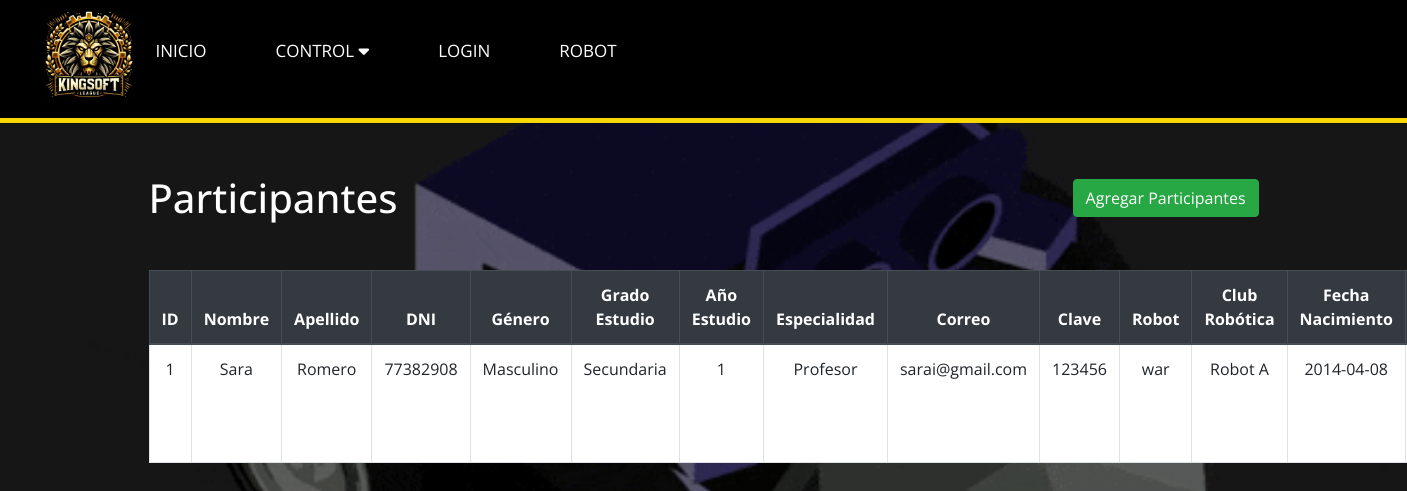
Page /Diseño/ParticipanteView.php (signed in) on the earlier database version.
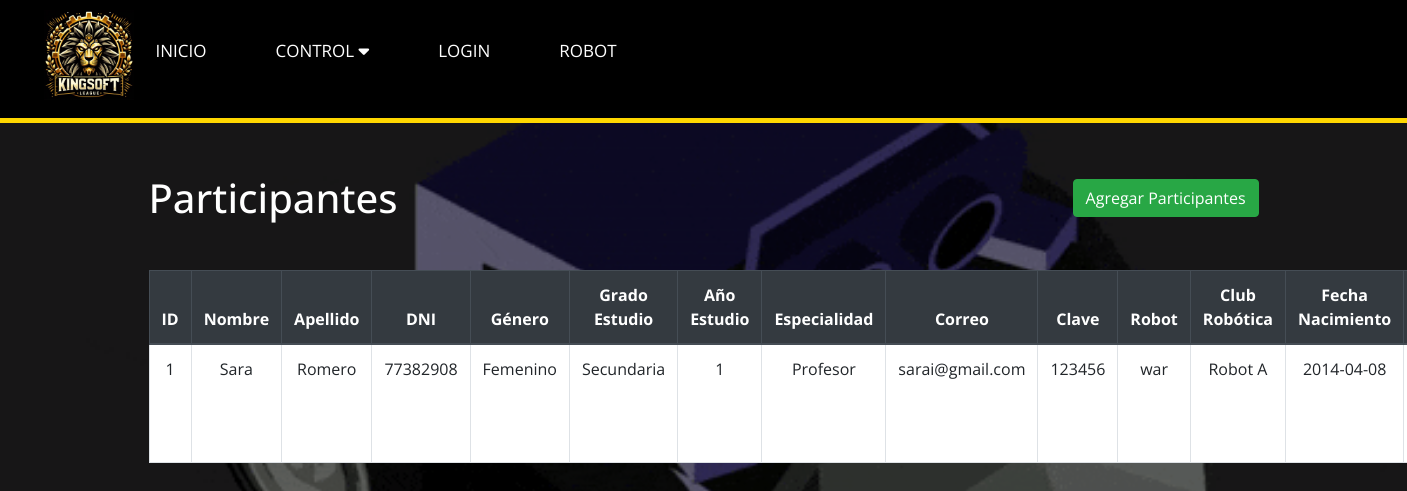
Same page on the later database version.
### tables this page shows
CREATE TABLE `participantes` (
  `id` int(20) NOT NULL,
  `nombre` varchar(50) DEFAULT NULL,
  `apellido` varchar(50) DEFAULT NULL,
  `dni` varchar(10) DEFAULT NULL,
  `participante_genero_id` int(11) DEFAULT NULL,
  `grado_estudio_id` int(11) DEFAULT NULL,
  `año_estudio` int(11) DEFAULT NULL,
  `especialidad` varchar(50) DEFAULT NULL,
  `correo` varchar(100) DEFAULT NULL,
  `clave` varchar(50) DEFAULT NULL,
  `fecha_de_actualizacion` timestamp NOT NULL DEFAULT current_timestamp() ON UPDATE current_timestamp(),
  `robot_id` int(11) DEFAULT NULL,
  `club_robotica_id` varchar(100) DEFAULT NULL,
  `id_institucion` int(11) NOT NULL,
  `id_competencia` int(11) NOT NULL,
  `fecha_nacimiento` date DEFAULT NULL
);

CREATE TABLE `participante_genero` (
  `id` int(11) NOT NULL,
  `genero` varchar(20) DEFAULT NULL
);

CREATE TABLE `grado_estudio` (
  `id` int(11) NOT NULL,
  `grado` varchar(100) DEFAULT NULL
);

CREATE TABLE `robot` (
  `id` int(11) NOT NULL,
  `nombre` varchar(100) DEFAULT NULL,
  `peso` decimal(10,2) DEFAULT NULL,
  `ancho` decimal(10,2) DEFAULT NULL,
  `alto` decimal(10,2) DEFAULT NULL,
  `Id_participante` int(11) NOT NULL
);

CREATE TABLE `club_robotica` (
  `id` int(11) NOT NULL,
  `nombre` varchar(100) DEFAULT NULL,
  `ciudad` varchar(100) DEFAULT NULL,
  `pais` varchar(100) DEFAULT NULL,
  `logo` varchar(200) NOT NULL,
  `nombre_institucion_id` int(11) DEFAULT NULL
);

### Diseño/ParticipanteController.php (called while the page is built, shortened)
<?php
require_once 'ParticipanteModel.php';
class ParticipanteController {
    private $model;
    public function __construct($db) {
        $this->model = new ParticipanteModel($db);
    }
    public function getAllParticipantes() {
        return $this->model->getAllParticipantes();
    }
}
?>

### Diseño/ParticipanteModel.php (called while the page is built, shortened)
<?php
class ParticipanteModel {
    private $conn;
    public function __construct($db) {
        $this->conn = $db;
    }
    public function getAllParticipantes() {
        $query = "SELECT * FROM participantes where id = 1";
        $stmt = $this->conn->prepare($query);
        $stmt->execute();
        return $stmt;
    }
}
?>

### Diseño/ParticipanteView.php (the view, shortened to what this page needs)
<?php
require_once 'ParticipanteController.php';
$db = new PDO('mysql:host=localhost;dbname=datosks', 'root', '');
$controller = new ParticipanteController($db);
$participantes = $controller->getAllParticipantes();
?>
<!DOCTYPE html>
<html lang="en">
<head>
    <link rel="stylesheet" href="https://maxcdn.bootstrapcdn.com/bootstrap/4.5.2/css/bootstrap.min.css">
</head>
<body>
<?php
    include 'navegador.php';
?>
<div class="container">
        <div class="d-flex justify-content-between align-items-center mb-4">
            <h1 class="mt-4 mb-4">Participantes</h1>
            <a href="agregar_participantes.php" class="btn btn-success">Agregar Participantes</a>
        </div>
    <table class="table table-bordered">
        <thead class="thead-dark">
            <tr>
                <th>ID</th>
                <th>Nombre</th>
                <th>Apellido</th>
                <th>DNI</th>
                <th>Género</th>
                <th>Grado Estudio</th>
                <th>Año Estudio</th>
                <th>Especialidad</th>
                <th>Correo</th>
                <th>Clave</th>
                <th>Robot</th>
                <th>Club Robótica</th>
                <th>Fecha Nacimiento</th>
                <th>Acciones</th>
            </tr>
        </thead>
        <tbody>
            <?php while ($participante = $participantes->fetch(PDO::FETCH_ASSOC)) : ?>
                <tr>
                    <td><?php echo $participante['id']; ?></td>
                    <td><?php echo $participante['nombre']; ?></td>
                    <td><?php echo $participante['apellido']; ?></td>
                    <td><?php echo $participante['dni']; ?></td>
                    <td><?php echo getGeneroName($participante['participante_genero_id'], $db); ?></td>
                    <td><?php echo getGradoEstudioName($participante['grado_estudio_id'], $db); ?></td>
                    <td><?php echo $participante['año_estudio']; ?></td>
                    <td><?php echo $participante['especialidad']; ?></td>
                    <td><?php echo $participante['correo']; ?></td>
                    <td><?php echo $participante['clave']; ?></td>
                    <td><?php echo getRobotName($participante['robot_id'], $db); ?></td>
                    <td><?php echo getClubRoboticaName($participante['club_robotica_id'], $db); ?></td>
                    <td><?php echo $participante['fecha_nacimiento']; ?></td>
                    <td>
                    </td>
                </tr>
            <?php endwhile; ?>
        </tbody>
    </table>
</div>
</body>
</html>
<?php
function getGeneroName($genero_id, $db) {
    $query = "SELECT genero FROM participante_genero WHERE id = ?";
    $stmt = $db->prepare($query);
    $stmt->bindParam(1, $genero_id);
    $stmt->execute();
    $result = $stmt->fetch(PDO::FETCH_ASSOC);
    return $result['genero'];
}
function getGradoEstudioName($grado_estudio_id, $db) {
    $query = "SELECT grado FROM grado_estudio WHERE id = ?";
    $stmt = $db->prepare($query);
    $stmt->bindParam(1, $grado_estudio_id);
    $stmt->execute();
    $result = $stmt->fetch(PDO::FETCH_ASSOC);
    return $result['grado'];
}
function getRobotName($robot_id, $db) {
    $query = "SELECT nombre FROM robot WHERE id = ?";
    $stmt = $db->prepare($query);
    $stmt->bindParam(1, $robot_id);
    $stmt->execute();
    $result = $stmt->fetch(PDO::FETCH_ASSOC);
    return $result['nombre'];
}
function getClubRoboticaName($club_robotica_id, $db) {
    $query = "SELECT nombre FROM club_robotica WHERE id = ?";
    $stmt = $db->prepare($query);
    $stmt->bindParam(1, $club_robotica_id);
    $stmt->execute();
    $result = $stmt->fetch(PDO::FETCH_ASSOC);
    return $result['nombre'];
}
?>

Differences in the rows shown:
changed participantes "Sara": participante_genero.genero "Masculino" → "Femenino"
